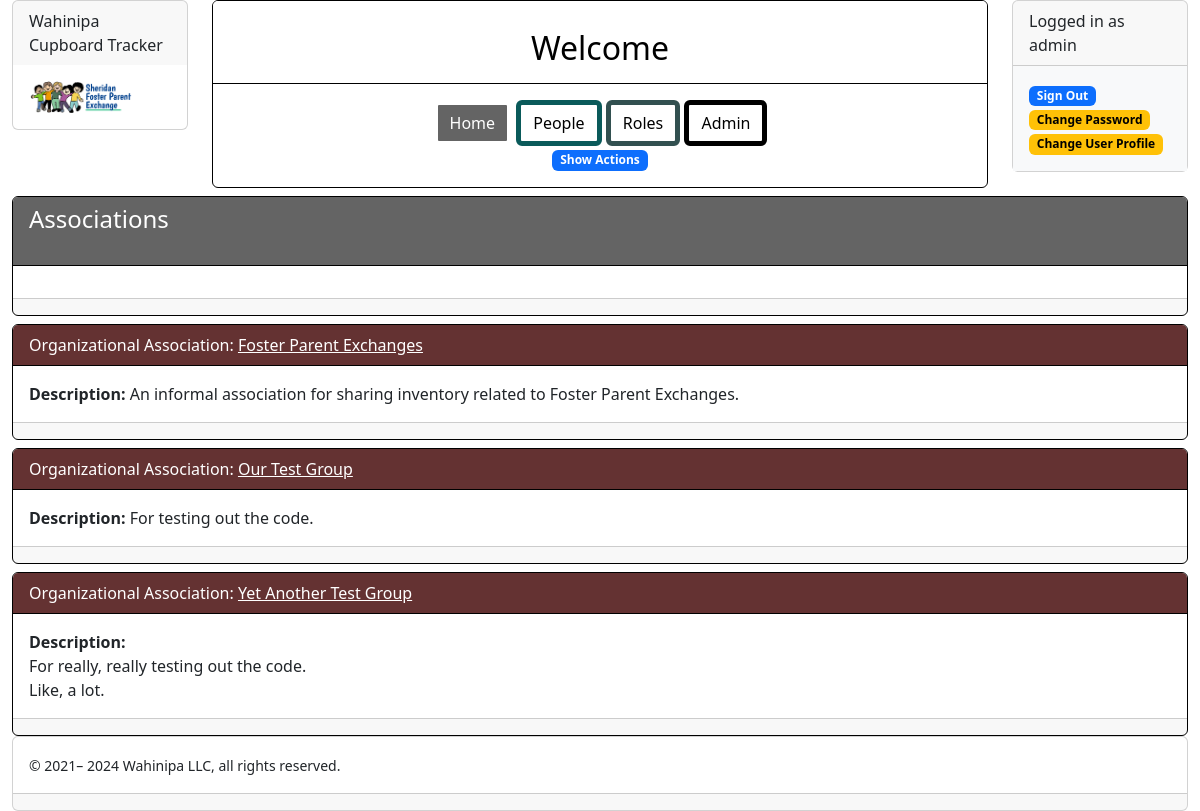
Page /wahinipa/roots/view (signed in) on the committed database.
### www/tracking/modelling/people_model.py (models this page shows, shortened)
class User(CupboardDisplayContextMixin, IdModelMixin, database.Model, UserMixin):
    @property
    def is_active(self):
        return self.is_enabled
    singular_label = "Person"
    plural_label = "People"
    possible_tasks = ['update', 'delete', 'enable', 'disable']
    label_prefixes = {}
    flavor = "people"
    username = database.Column(database.String(255), nullable=False, unique=True)
    password = database.Column(database.String(255), nullable=False)
    is_enabled = database.Column(database.Boolean(), nullable=False, default=True)
    is_admin = database.Column(database.Boolean(), nullable=False, default=False)
    first_name = database.Column(database.Unicode(50), nullable=False, server_default=u'')
    last_name = database.Column(database.Unicode(50), nullable=False, server_default=u'')
    date_joined = database.Column(database.DateTime(), default=datetime.now())
    about_me = database.Column(database.Text(), nullable=False, server_default=u'')
    linkages = database.relationship('Linkage', backref='person', lazy=True, cascade='all, delete')
    root_assignments = database.relationship('RootAssignment', backref='person', lazy=True, cascade='all, delete')
    place_assignments = database.relationship('PlaceAssignment', backref='person', lazy=True, cascade='all, delete')
    universal_assignments = database.relationship('UniversalAssignment', backref='person', lazy=True,
                                                  cascade='all, delete')
    @property
    def is_the_super_admin(self):
        return self.username == 'admin'
    @property
    def may_edit_database(self):
        return self.is_the_super_admin
    def has_universal_role(self, name_of_role):
        def yes(assignment):
            return assignment.is_named(name_of_role)
        return any(map(yes, self.universal_assignments))
    @property
    def only_root(self):
        if not self.is_the_super_admin:
            roots = self.roots
            if len(roots) == 1:
                return roots[0]
        return None
    def disable(self):
        self.is_enabled = False
    def enable(self):
        self.is_enabled = True

### www/tracking/modelling/root_model.py (models this page shows, shortened)
class Root(CupboardDisplayContextMixin, UniqueNamedBaseModel):
    singular_label = "Organizational Association"
    plural_label = "Organizational Associations"
    possible_tasks = ['update', 'delete']
    label_prefixes = {}
    flavor = "root"
    place_id = database.Column(database.Integer, database.ForeignKey('place.id'), unique=True, nullable=False)
    thing_id = database.Column(database.Integer, database.ForeignKey('thing.id'), unique=True, nullable=False)
    linkages = database.relationship('Linkage', backref='root', lazy=True, cascade='all, delete')
    categories = database.relationship('Category', backref='root', lazy=True, cascade='all, delete')
    assignments = database.relationship('RootAssignment', backref='root', lazy=True, cascade='all, delete')
    specifications = database.relationship('Specification', backref='root', lazy=True, cascade='all, delete')
    @property
    def generic_specification(self):
        return self.find_or_create_specification()
    def find_or_create_specification(self, choices=None, unknowns=None, date_created=None):
        from tracking.modelling.specification_model import Specification
        from tracking.modelling.specification_model import Specific
        from tracking.modelling.specification_model import UnknownSpecific
        if choices is None:
            choices = set()
        else:
            choices = set(choices)  # Allow any iterable
        if unknowns is None:
            unknowns = set()
        else:
            unknowns = set(unknowns)  # Allow any iterable
        if date_created is None:
            date_created = datetime.now()
        specification = self.find_specification(choices=choices, unknowns=unknowns)
        return specification
    def find_specification(self, choices=None, unknowns=None):
        if choices is None:
            choices = set()
        else:
            choices = set(choices)  # Allow any iterable
        if unknowns is None:
            unknowns = set()
        else:
            unknowns = set(unknowns)  # Allow any iterable
        for specification in self.specifications:
            if choices == specification.choices and unknowns == specification.unknowns:
                return specification
        return None
    def may_be_observed(self, viewer):
        return viewer.is_the_super_admin or viewer.is_linked(self)

### www/tracking/routing/roots_routes.py (the view)
@roots_bp.route('/view')
@login_required
def roots_view():
    root = current_user.only_root
    if root:
        handler = RootObserveHandler('roots_bp.roots_view', current_user, root_id=root.id)
    else:
        handler = RootsViewHandler('roots_bp.roots_view', current_user)
    return handler.handle()

### www/tracking/contexts/context.py (called while the page is built)
    def __setitem__(self, key, value):
        self.context.__setitem__(key, value)

    def add_context(self, context):
        for key, value in context.items():
            self[key] = value

    def append_to_list(self, list_key, value):
        if value:
            self.context.setdefault(list_key, []).append(value)

    @property
    def as_dictionary(self):
        return Context.filter(self.context)

    @staticmethod
    def filter(value):
        if hasattr(value, 'as_dictionary'):
            return value.as_dictionary
        elif isinstance(value, list):
            return [Context.filter(item) for item in value]
        elif isinstance(value, dict):
            return {key: Context.filter(item) for key, item in value.items()}
        else:
            return value

    def get(self, key, default=None):
        return self.context.get(key, default)

### www/tracking/contexts/cupboard_display_context.py (called while the page is built)
def project_name():
    return environ.get('PROJECT_NAME', 'Wahinipa Cupboard Tracker')

def project_title():
    return environ.get('WEBSITE_TITLE', 'Wahinipa')

    def add_top_menu_item(self, label, url, flavor, activity=None):
        if url:
            self.append_to_list('top_menu_items', {
                'label': label,
                'url': url,
                'flavor': flavor,
                'activity': activity or flavor,
            })

    def set_active_flavor(self, current_activity):
        self['current_activity'] = current_activity

    def add_task(self, context, navigator, task, label=None):
        if label is None:
            label = self.task_label(task)
        is_required = task.endswith('ing')
        url=navigator.target_url(self, task)
        if url:
            context.add_task(url=url, label=label, task=task, is_required=is_required)

    def task_label(self, task):
        prefix = self.label_prefixes.get(task, '')
        return f'{prefix}{self.name}'

    def prefix(self):
        return f'{self.singular_label}: '

### www/tracking/contexts/display_context.py (called while the page is built)
    def add_bread_crumbs(self, bread_crumbs):
        self['bread_crumb_list'] = bread_crumbs

    def add_child_context(self, child_context):
        self.append_to_list('children', child_context)
        if child_context.get('has_tasks'):
            self.context['has_tasks'] = True

    def append_notation(self, notation):
        self.append_to_list('notations', notation)

    def render_template(self, template=None, **kwarg):
        if template is None:
            template = self["page_template"]
        return render_template(template, **kwarg, **self.as_dictionary)

### www/tracking/templates/pages/home_page.j2
{% extends "pages/content.j2" %}
{% from 'macros/card_macros.j2' import column_of_child_cards %}
{% from 'macros/target_block_macros.j2' import target_block %}
{% block innards %}
  {{ target_block(label=label, flavor=flavor, url=url, bread_crumb_list=bread_crumb_list, notations=notations, tasks=tasks) }}
  {{ column_of_child_cards(children) }}
{% endblock %}

### www/tracking/templates/macros/card_macros.j2 (shortened to what this page needs)
{% from 'macros/button_macros.j2' import button_task %}
{% from 'macros/notation_macros.j2' import render_notations %}
{% from 'macros/bread_crumb_macros.j2' import render_bread_crumbs %}
{% macro card_view(prefix=None, label=None, url=None, flavor=None, bread_crumb_list=None, tasks=None, required_tasks=None) %}
  <div class="card{% if flavor %} card-flavor-{{ flavor }}{% endif %}">
    <div class="card-header">
      {% if bread_crumb_list %}
        {% if prefix %}{{ prefix }}{% endif %}{{ render_bread_crumbs(bread_crumb_list) }}
      {% elif url %}
        {% if prefix %}{{ prefix }}{% endif %}<a href="{{ url }}">{{ label }}</a>
      {% else %}
        <h4>{% if prefix %}{{ prefix }}{% endif %}{{ label }}</h4>
      {% endif %}
    </div>
    <div class="card-body">
      {{ caller() }}
    </div>
    {% if tasks or required_tasks %}
      <div class="card-footer">
      </div>
    {% endif %}
  </div>
{% endmacro %}
{% macro card_child(prefix=None, label=None, notations=None, flavor=None, url=None, bread_crumb_list=None, tasks=None, required_tasks=None) %}
  {% call card_view(prefix=prefix, label=label, url=url, flavor=flavor, bread_crumb_list=bread_crumb_list, tasks=tasks, required_tasks=required_tasks) %}
    {{ render_notations(notations) }}
  {% endcall %}
{% endmacro %}
{% macro column_of_child_cards(children) %}
  {% if children %}
    {% for child in children %}
      <div class="row mt-2">
        <div class="col-md-12">
          {{ card_child(**child) }}
        </div>
      </div>
    {% endfor %}
  {% endif %}
{% endmacro %}

### www/tracking/templates/macros/user_macros.j2 (shortened to what this page needs)
{% macro user_options(current_user) %}
  <div class="card">
    {% if current_user.is_authenticated %}
      {{ user_options_logged_in(current_user) }}
    {% else %}
      {{ user_options_logged_out() }}
    {% endif %}
  </div>
{% endmacro %}
{% macro user_options_logged_in(current_user) %}
  <div class="card-header">
    Logged in as {{ current_user.username }}
  </div>
  <div class="card-body bg-light">
    <a class="btn-md btn-primary" href="{{ url_for('people_bp.logout') }}" role="button"><span
        class="badge bg-primary">Sign Out</span></a>
    <a class="btn-md btn-warning" href="{{ url_for('people_bp.change_password') }}" role="button"><span
        class="badge bg-warning">Change Password</span></a>
    <a class="btn-md btn-warning" href="{{ url_for('people_bp.people_update', person_id=current_user.id) }}" role="button"><span
        class="badge bg-warning">Change User Profile</span></a>
  </div>
{% endmacro %}

### www/tracking/templates/macros/notation_macros.j2 (shortened to what this page needs)
{% macro render_notations(notations=None) %}
  {% if notations %}
    {% for notation in notations %}
      {{ render_notation(**notation) }}
    {% endfor %}
  {% endif %}
{% endmacro %}
{% macro render_notation(label=None, url=None, value=None, tag=None, lines=None) %}
  {% if label %}<b>{{ label }}: </b>{% endif %}
{% if value %}{{ value }}{% endif %}
{% if label or value or tag %}<br>{% endif %}
  {% if lines %}{% for line in lines %}{{ line }}<br>{% endfor %}{% endif %}
{% endmacro %}

### rows in the picture
User: username "admin"
Root: prefix "Organizational Association:", name "Foster Parent Exchanges", label "Description", description "An informal association for sharing inventory related to Foster Parent Exchanges."
Root: prefix "Organizational Association:", name "Our Test Group", label "Description", description "For testing out the code."
Root: prefix "Organizational Association:", name "Yet Another Test Group", notations "Description", lines "For really, really testing out the code." "Like, a lot."

### other values in the picture
{{ project_name }} "Wahinipa Cupboard Tracker"
{{ label }} "Home" "People" "Roles" "Admin"
{{ label }} "Show Actions"
{{ label }} "Associations"
